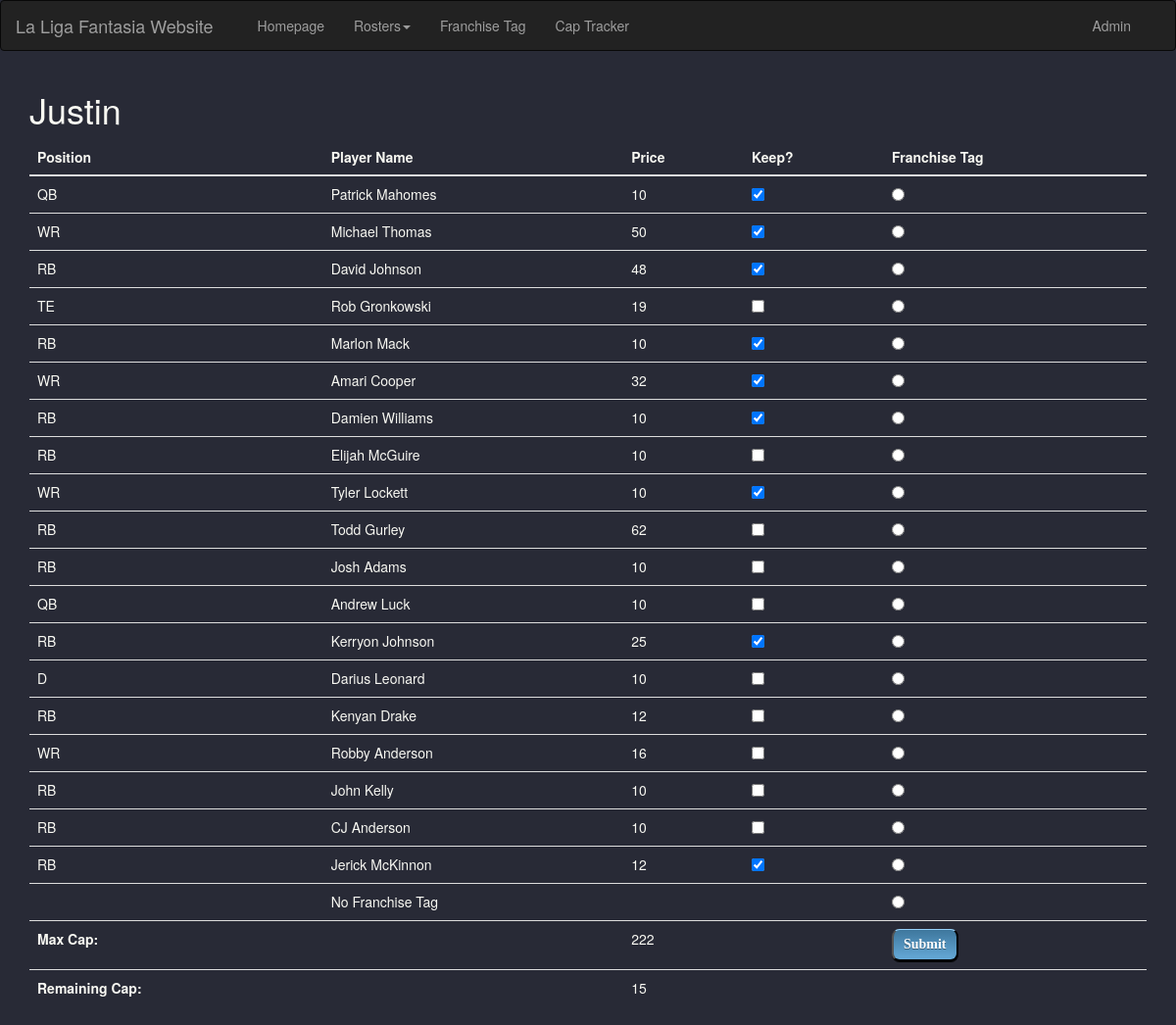
/liga/rosters/2, run on an earlier commit of the app's database.
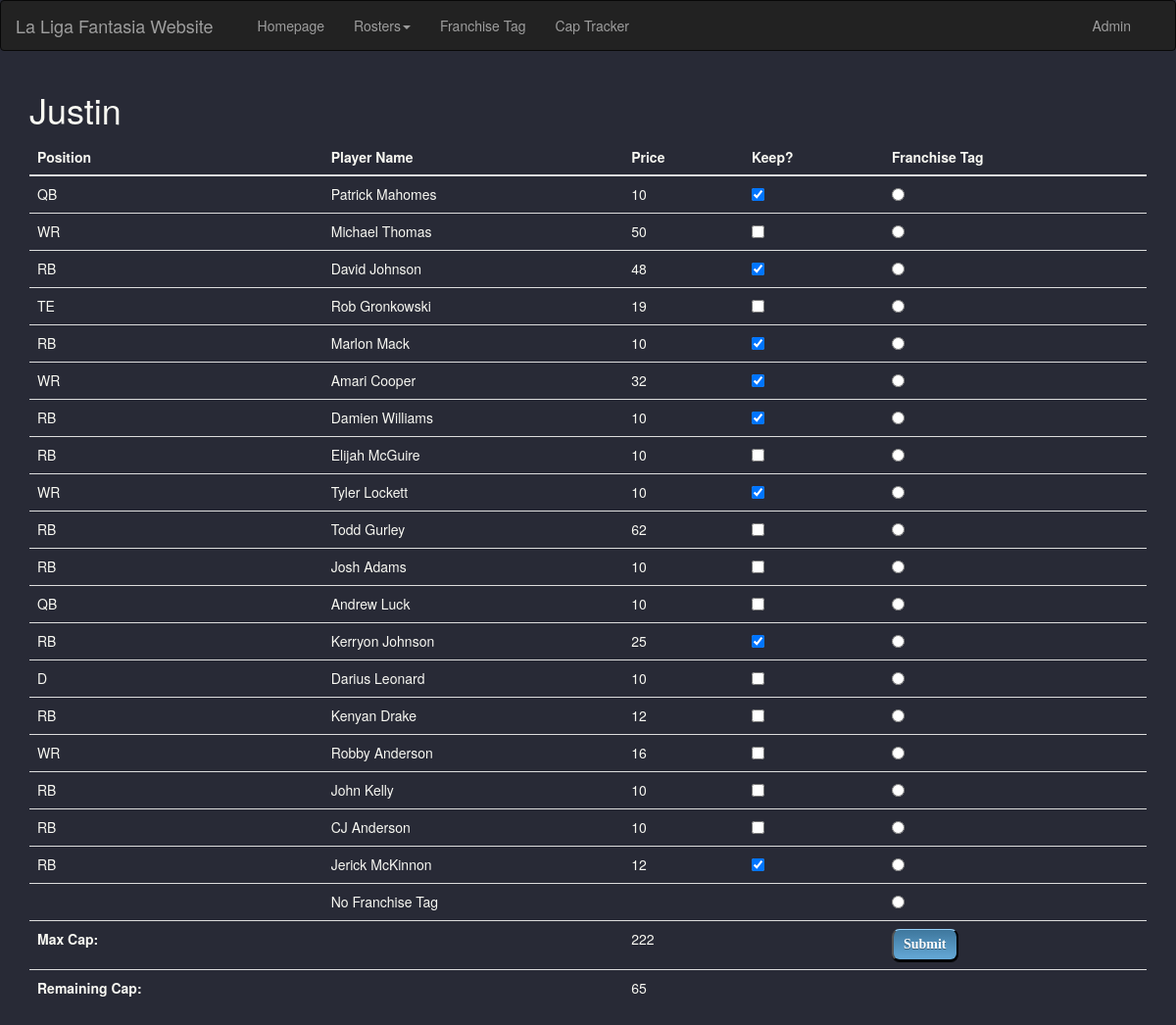
And on a later commit of the database.
### liga/models.py (models this page shows, shortened)
class Roster(models.Model):
    owner = models.ForeignKey(Owner, on_delete=models.CASCADE)
    athlete = models.ForeignKey(Player, on_delete=models.CASCADE)

class Player(models.Model):
    name = models.CharField(max_length=30)
    price = models.IntegerField()
    position = models.CharField(max_length=3)
    kept = models.BooleanField()
    ftag = models.BooleanField(default=False)

### liga/views.py (the view)
# urls.py: path('rosters/<int:owner_id>', views.rosters, name='rosters'),
def rosters(request, owner_id):
    roster_items = Roster.objects.all()
    ownership = Roster.objects.filter(owner__pk=owner_id)
    owner_name = Owner.objects.filter(pk=owner_id).values('name')[0]['name']
    max_cap = Owner.objects.filter(pk=owner_id).values('cap')[0]['cap']
    rem_cap = remaining(owner_name, max_cap)
    context = {
        'roster_items': roster_items,
        'ownership': ownership,
        'max_cap': max_cap,
        'owner_name': owner_name,
        'owner_id': owner_id,
        'rem_cap': rem_cap,
    }
    return render(request, 'liga/rosters.html', context)

### liga/views.py (called while the page is built)
def remaining(name, max):
    temp = Roster.objects.filter(owner__name=name).filter(athlete__kept=True)
    sum = 0
    for item in temp:
        if item.athlete.ftag:
            pos = item.athlete.position
            tag_price_player = Player.objects.get(name__exact=pos + " Franchise")
            sum = sum + tag_price_player.price
        else:
            sum = sum + item.athlete.price
    return max - sum

### liga/templates/liga/rosters.html (shortened to what this page needs)
{% extends "./base.html" %}
{% block main_content %}
<div class="container">
    <h1> {{owner_name}} </h1>
    <form action="{% url 'liga:update' owner_id %}" method="post">
    <table class="table .table-sm">
        <thead>
            <tr>
                <th scope="col">Position</th>
                <th scope="col">Player Name</th>
                <th scope="col">Price</th>
                <th scope="col">Keep?</th>
                <th scope="col">Franchise Tag</th>
            </tr>
        </thead>
        <tbody>
      {% for item in ownership %}
            <tr>
              <td>{{item.athlete.position}}</td>
              <td> {% if item.athlete.ftag %} <b>{{item.athlete.name}} </b>
                    {% else %} {{item.athlete.name}} {% endif %}
              </td>
              <td>{{item.athlete.price}}</td>
              <td> <input type="checkbox" name="item" id="item{{ forloop.counter }}" value="{{ item.athlete.id }}"
                          {% if item.athlete.kept %} checked {% endif %} >
              </td>
                <td> <input type="radio" name="franchise" id="franchise{{ forloop.counter }}" value="{{ item.athlete.id }}"
                            {% if item.athlete.ftag %} checked {% endif %}>
                </td>
            </tr>
      {% endfor %}
            <tr>
                <td></td>
                <td>No Franchise Tag</td>
                <td></td>
                <td></td>
                <td><input type="radio" name="franchise" id="franchise" value=""
                            {% if item.athlete.ftag %} checked {% endif %}></td>
            </tr>
            <tr>
                <td><b>Max Cap: </b> </td>
                <td></td>
                <td>{{max_cap}} </td>
                <td></td>
                <td> <input type="submit" value="Submit" class="mybtn"> </td>
            </tr>
            <tr>
                <td><b>Remaining Cap: </b> </td>
                <td></td>
                <td>{{rem_cap }} </td>
                <td></td>
                <td></td>
            </tr>
      </tbody>
    </table>
    </form>
</div>
{% endblock main_content %}

What changed in the data, as far as the page shows it:
changed through a linked row, Roster "Michael Thomas": athlete_id "☑" → "☐"
Also different on the page:
{{ rem_cap }}: "15" → "65"
